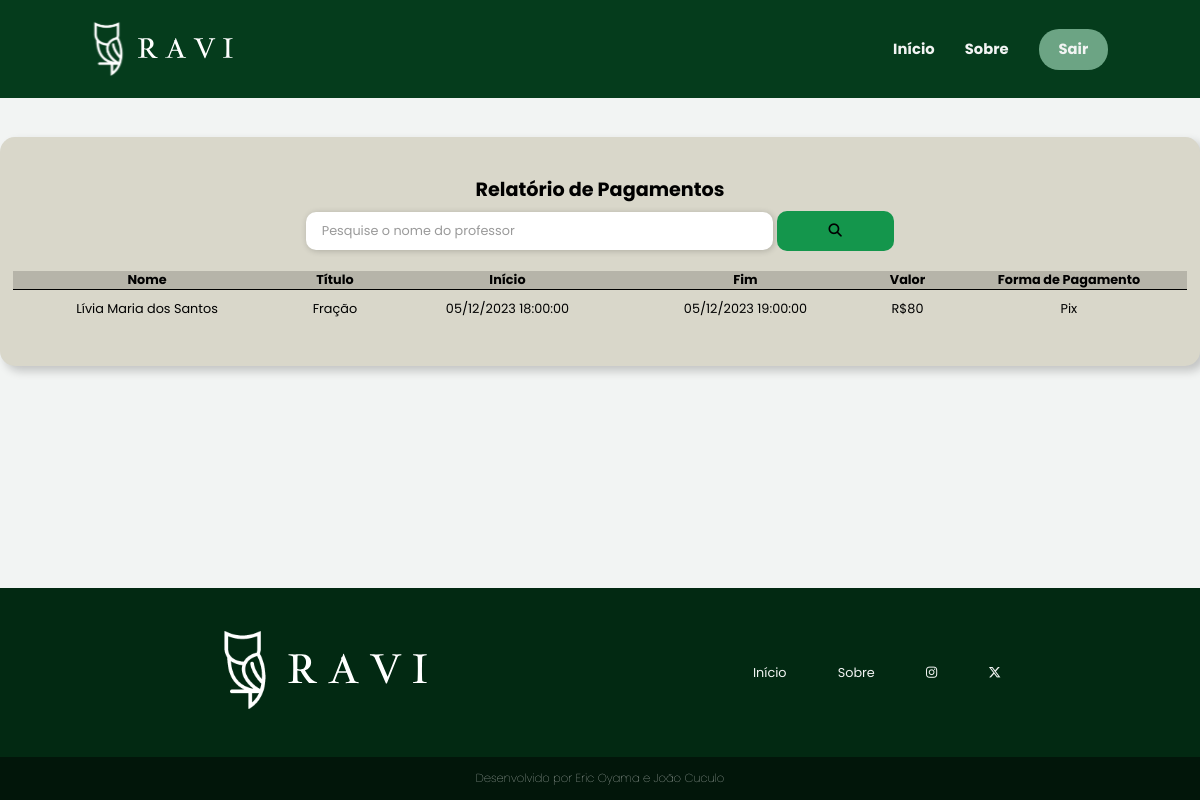
/sistema-professor/professor/relatorio-pagamento.php (signed in), run on an earlier commit of the app's database.
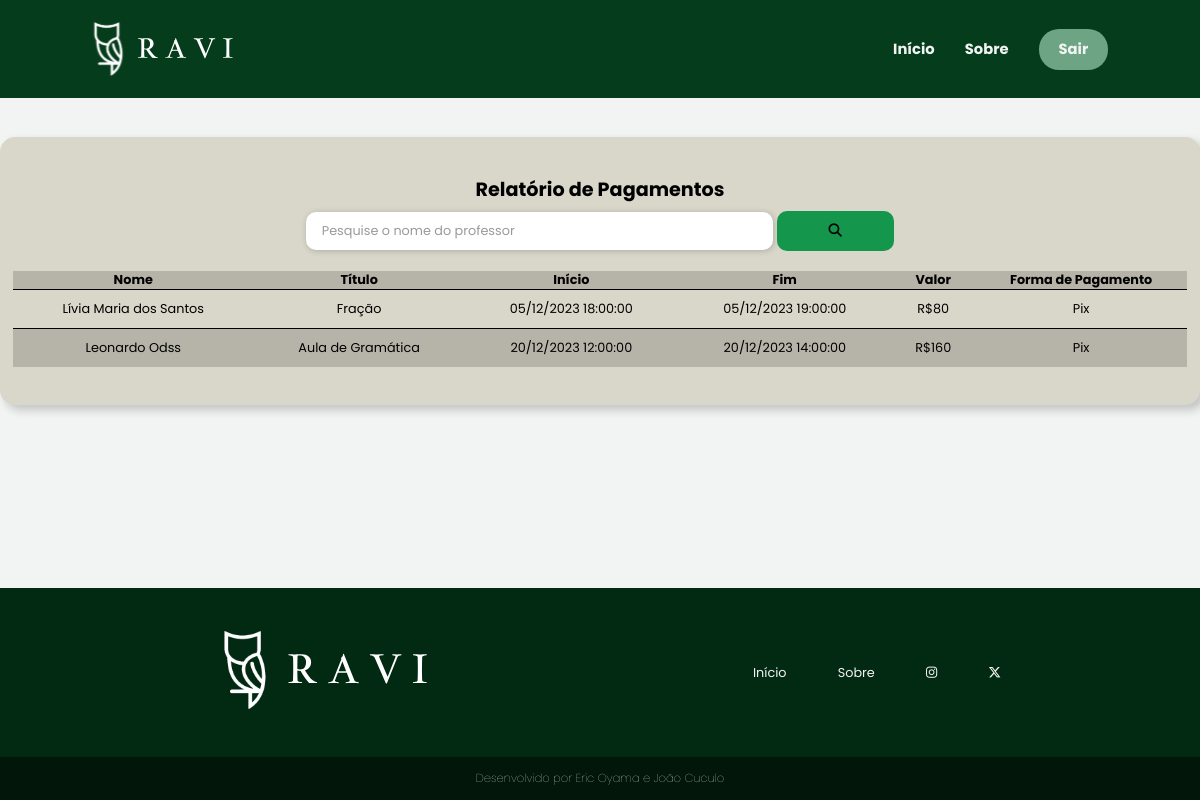
And on a later commit of the database.
### tables this page shows
CREATE TABLE `events` (
  `id` int(11) NOT NULL,
  `title` varchar(220) NOT NULL,
  `color` varchar(45) NOT NULL,
  `start` datetime NOT NULL,
  `end` datetime NOT NULL,
  `conteudo` text NOT NULL,
  `formaPag` varchar(20) NOT NULL,
  `aluno_id` int(11) DEFAULT NULL,
  `professor_id` int(11) DEFAULT NULL,
  `valorTotal` int(11) NOT NULL
);

CREATE TABLE `aluno` (
  `id` int(11) NOT NULL,
  `nome` varchar(100) NOT NULL,
  `email` varchar(100) NOT NULL,
  `senha` varchar(255) NOT NULL,
  `dn` date NOT NULL,
  `endereco` varchar(100) NOT NULL,
  `cep` varchar(20) NOT NULL,
  `estado` varchar(100) NOT NULL,
  `cidade` varchar(100) NOT NULL,
  `telefone` varchar(20) NOT NULL,
  `cpf` varchar(20) NOT NULL,
  `rg` varchar(20) NOT NULL,
  `sexo` varchar(10) NOT NULL,
  `dataCad` timestamp NOT NULL DEFAULT current_timestamp(),
  `status` varchar(11) NOT NULL
);

### sistema-professor/professor/relatorio-pagamento.php (the view, shortened to what this page needs)
<?php
    require_once('../../conexao.php');
    $V_WHERE = "";
    $sql = "SELECT events.*, aluno.nome
              FROM events
        INNER JOIN aluno ON events.aluno_id = aluno.id
             WHERE professor_id = {$_SESSION['id']} AND 1 = 1 " . $V_WHERE;
    $resultado = mysqli_query($conexao, $sql);
?>
<!DOCTYPE html>
<html lang="pt-br">
<head>
    <link rel="stylesheet" href="../../assets/css/header-footer.css">
    <link rel="stylesheet" href="../../assets/css/principal.css">
    <link rel="stylesheet" href="../../assets/css/relatorios.css">
</head>
<body>
    <?php require_once("../template-prof/menu2.php") ?>
    <main class="container">
        <section class="relatorio-box">
            <h2>Relatório de Pagamentos</h2>
            <div class="input-group">
                <form method="post"class="input-box-search">
                    <div style="display: flex; justify-content: center; align-items: center; gap: .3rem; width: 50%;">
                        <input type="search" name="nome" placeholder="Pesquise o nome do professor" style="width: 80%;">
                        <button type="submit" name="pesquisar" class="conta-btn" style="border: none; border-radius: 10px; width: 20%;"><i class="fa-solid fa-magnifying-glass"></i></button>
                    </div>
                </form>
            </div>
            <div class="table-roll-y table-roll-x">
                <table>
                    <thead>
                        <tr id="cabecalho-relatorio">
                            <th>Nome</th>
                            <th>Título</th>
                            <th>Início</th>
                            <th>Fim</th>
                            <th>Valor</th>
                            <th>Forma de Pagamento</th>
                        </tr>
                    </thead>
                    <tbody>
                        <?php while ($linha = mysqli_fetch_array($resultado)) {
                            $inicio = new DateTime($linha['start']);
                            $fim = new DateTime($linha['end']);
                        ?>
                        <tr>
                            <td class="td-espaco"><?= $linha['nome'] ?></td>
                            <td class="td-espaco"><?= $linha['title'] ?></td>
                            <td class="td-espaco"><?= $inicio->format('d/m/Y H:i:s') ?></td>
                            <td class="td-espaco"><?= $fim->format('d/m/Y H:i:s') ?></td>
                            <td class="td-espaco">R$<?= $linha['valorTotal'] ?></td>
                            <td class="td-espaco"><?= $linha['formaPag'] ?></td>
                        </tr>
                        <?php } ?>
                    </tbody>
                </table>
            </div>
        </section>
    </main>
    <?php require_once("../template-prof/rodape1.php") ?>
</body>
</html>

What changed in the data, as far as the page shows it:
added events: aluno.nome "Leonardo Odss", title "Aula de Gramática", start "20/12/2023 12:00:00", end "20/12/2023 14:00:00", valorTotal "160", formaPag "Pix"
